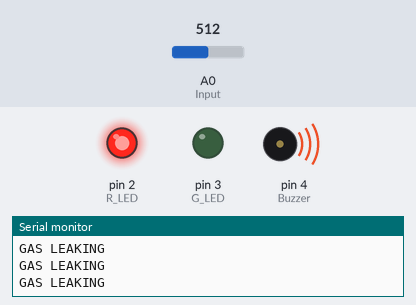
Bench run of a sketch on a simulated Arduino Uno, built with avr-gcc and run on an emulated ATmega328P. Shown: output pins drawn as LEDs (lit = HIGH), buzzer (waves = sounding, pin HIGH), the last lines printed to the serial monitor. The inputs (shaded band) are chosen by the test bench; at power-on: A0 (Input) = 512.

Above: at 1.2 s.
1.3 s: A0 (Input) set to 416
4.3 s: A0 (Input) set to 388
At 5.4 s:
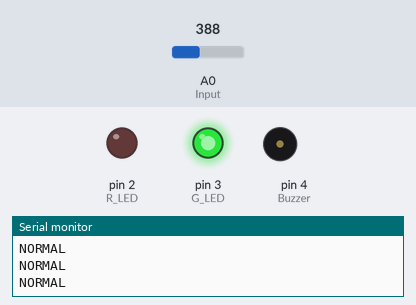
Timing chart, 0 to 7.3 s (numbered marks = the images above; inputs shaded):
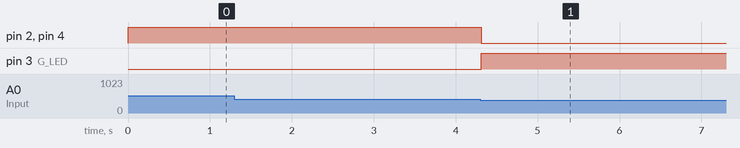

The sketch:

Gas_detection.ino
```cpp
// scientist BENIEL'S LAB
// GAS DETECTOR

int Input = A0;
int R_LED = 2;
int G_LED = 3;
int Buzzer = 4;
// VAL INTEGER
int val;
int MAX = 400;

void setup() {
  Serial.begin(9600);
  pinMode(Input ,INPUT);
  pinMode(R_LED ,OUTPUT);
  pinMode(G_LED ,OUTPUT);
  pinMode(Buzzer ,OUTPUT);
}

void loop() {
  val = analogRead(A0);
  if (val >= MAX) {
    digitalWrite(R_LED ,HIGH);
    digitalWrite(Buzzer ,HIGH);
    digitalWrite(G_LED ,LOW);
    Serial.println("GAS LEAKING");
  }
  else {
    digitalWrite(R_LED ,LOW);
    digitalWrite(Buzzer ,LOW);
    digitalWrite(G_LED ,HIGH);
    Serial.println("NORMAL");
  }
}
```

Measured:
- the behaviour switches between 400 and 399 on A0 (Input) (found by bisection; images 0 and 1)
- after the input at 4.3 s, pin 2 (R_LED), pin 4 (Buzzer): HIGH → LOW at once; pin 3 (G_LED): LOW → HIGH at once
